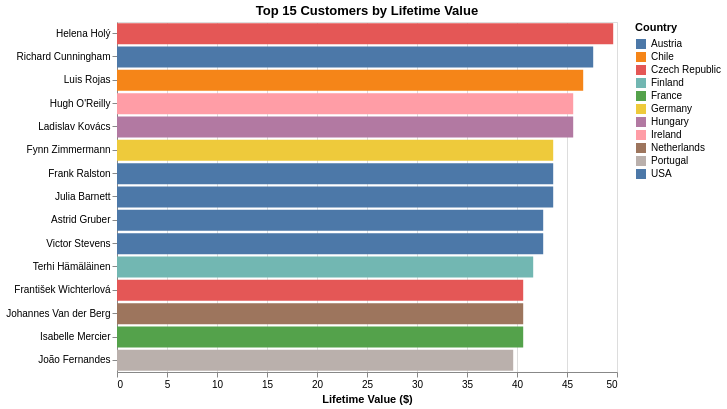

The cell this chart's notebook holds for it:
### Markdown cell above
### Ranked bar chart: Top customers by lifetime value

### Code cell
df_customers = customer_value.DataFrame()

chart = (
    alt.Chart(df_customers)
    .mark_bar()
    .encode(
        x=alt.X('lifetime_value:Q', title='Lifetime Value ($)'),
        y=alt.Y('customer_name:N', sort='-x', title=None),
        color=alt.Color('Country:N', legend=alt.Legend(title='Country', columns=1)),
        tooltip=['customer_name', 'Country', 'lifetime_value', 'order_count']
    )
    .properties(title='Top 15 Customers by Lifetime Value', width=500, height=350)
)

chart

### Figure 1 — Vega-Lite specification as saved in the notebook (floating-point values rounded to 4 significant figures)
{"config": {"view": {"continuousWidth": 300, "continuousHeight": 300}}, "data": {"name": "data-57c38acb75f4e9ec7e0752c9dc1dd6eb"}, "mark": {"type": "bar"}, "encoding": {"color": {"field": "Country", "legend": {"columns": 1, "title": "Country"}, "type": "nominal"}, "tooltip": [{"field": "customer_name", "type": "nominal"}, {"field": "Country", "type": "nominal"}, {"field": "lifetime_value", "type": "quantitative"}, {"field": "order_count", "type": "quantitative"}], "x": {"field": "lifetime_value", "title": "Lifetime Value ($)", "type": "quantitative"}, "y": {"field": "customer_name", "sort": "-x", "title": null, "type": "nominal"}}, "height": 350, "title": "Top 15 Customers by Lifetime Value", "width": 500, "$schema": "https://vega.github.io/schema/vega-lite/v6.1.0.json", "datasets": {"data-57c38acb75f4e9ec7e0752c9dc1dd6eb": [{"customer_name": "Helena Holý", "Country": "Czech Republic", "lifetime_value": 49.62, "order_count": 7}, {"customer_name": "Richard Cunningham", "Country": "USA", "lifetime_value": 47.62, "order_count": 7}, {"customer_name": "Luis Rojas", "Country": "Chile", "lifetime_value": 46.62, "order_count": 7}, {"customer_name": "Hugh O'Reilly", "Country": "Ireland", "lifetime_value": 45.62, "order_count": 7}, {"customer_name": "Ladislav Kovács", "Country": "Hungary", "lifetime_value": 45.62, "order_count": 7}, {"customer_name": "Fynn Zimmermann", "Country": "Germany", "lifetime_value": 43.62, "order_count": 7}, {"customer_name": "Frank Ralston", "Country": "USA", "lifetime_value": 43.62, "order_count": 7}, {"customer_name": "Julia Barnett", "Country": "USA", "lifetime_value": 43.62, "order_count": 7}, {"customer_name": "Astrid Gruber", "Country": "Austria", "lifetime_value": 42.62, "order_count": 7}, {"customer_name": "Victor Stevens", "Country": "USA", "lifetime_value": 42.62, "order_count": 7}, {"customer_name": "Terhi Hämäläinen", "Country": "Finland", "lifetime_value": 41.62, "order_count": 7}, {"customer_name": "František Wichterlová", "Country": "Czech Republic", "lifetime_value": 40.62, "order_count": 7}, {"customer_name": "Johannes Van der Berg", "Country": "Netherlands", "lifetime_value": 40.62, "order_count": 7}, {"customer_name": "Isabelle Mercier", "Country": "France", "lifetime_value": 40.62, "order_count": 7}, {"customer_name": "João Fernandes", "Country": "Portugal", "lifetime_value": 39.62, "order_count": 7}]}}
